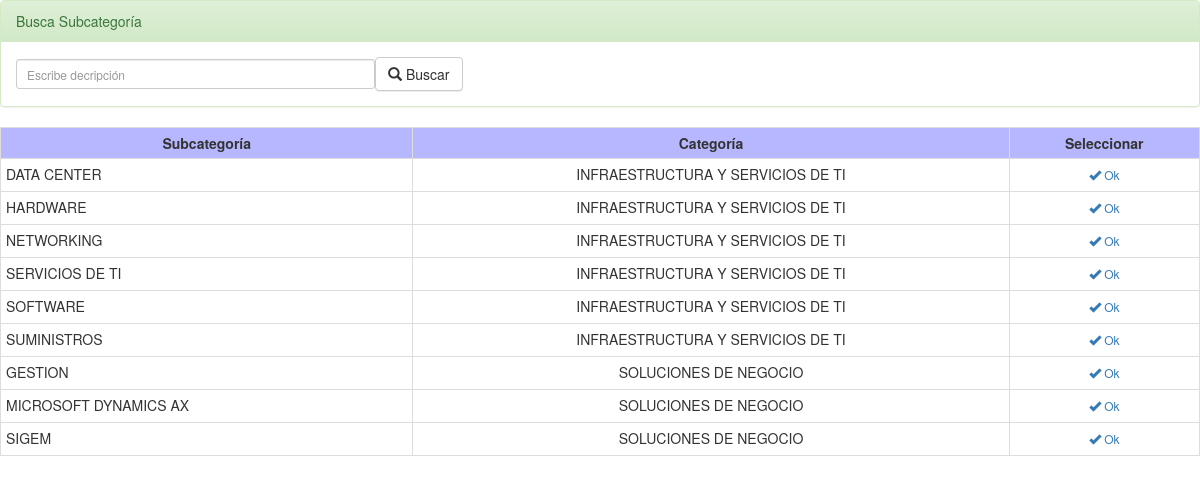
/_controlador/busca_categoria_detalle.php (signed in), run on the app's committed database.
### tables this page shows
CREATE TABLE IF NOT EXISTS `categoria_detalle` (
  `id_categoria_detalle` int(10) NOT NULL AUTO_INCREMENT,
  `id_categoria` int(10) NOT NULL,
  `nom_categoria_detalle` varchar(100) NOT NULL,
  `act_categoria_detalle` int(2) NOT NULL,
  PRIMARY KEY (`id_categoria_detalle`)
);

CREATE TABLE IF NOT EXISTS `categoria` (
  `id_categoria` int(10) NOT NULL AUTO_INCREMENT,
  `nom_categoria` varchar(100) NOT NULL,
  `time_categoria` int(5) NOT NULL,
  `act_categoria` int(2) NOT NULL,
  PRIMARY KEY (`id_categoria`)
);

### _vista/v_busca_categoria_detalle.php (the view)
<html>
<body>
<form action="busca_categoria_detalle.php" method="post" name="cuatro">
<div class="table-responsive">
<table border="0" class="table table-bordered table-hover table-condensed " >
<tr>
<th bgcolor="#B7B7FF" style="text-align: center">Subcategoría</th>
<th bgcolor="#B7B7FF" style="text-align: center">Categoría</th>
<th bgcolor="#B7B7FF" style="text-align: center">Seleccionar</th>
</tr>
<?php foreach ($consulta as $row): ?>
<tr>
<td align="left"><?php echo $row['nom_categoria_detalle']; ?></td>
<td align="center"><?php echo $row['nom_categoria']; ?></td>
<td><center><button type="submit" name="ok" value="<?php echo $row['id_categoria_detalle']; ?>" class="btn btn-xs btn-link" aria-label="Left Align"><span class="glyphicon glyphicon-ok" aria-hidden="true"></span> Ok</button></center></td>
</tr>
<?php endforeach; ?>
</table>
</div>
</form>
</body>
</html>

### data on the page
categoria_detalle: nom_categoria_detalle "DATA CENTER", id_categoria.nom_categoria "INFRAESTRUCTURA Y SERVICIOS DE TI", $row['id_categoria_detalle'] 27 (drawn)
categoria_detalle: nom_categoria_detalle "HARDWARE", id_categoria.nom_categoria "INFRAESTRUCTURA Y SERVICIOS DE TI", $row['id_categoria_detalle'] 28 (drawn)
categoria_detalle: nom_categoria_detalle "NETWORKING", id_categoria.nom_categoria "INFRAESTRUCTURA Y SERVICIOS DE TI", $row['id_categoria_detalle'] 29 (drawn)
categoria_detalle: nom_categoria_detalle "SERVICIOS DE TI", id_categoria.nom_categoria "INFRAESTRUCTURA Y SERVICIOS DE TI", $row['id_categoria_detalle'] 30 (drawn)
categoria_detalle: nom_categoria_detalle "SOFTWARE", id_categoria.nom_categoria "INFRAESTRUCTURA Y SERVICIOS DE TI", $row['id_categoria_detalle'] 31 (drawn)
categoria_detalle: nom_categoria_detalle "SUMINISTROS", id_categoria.nom_categoria "INFRAESTRUCTURA Y SERVICIOS DE TI", $row['id_categoria_detalle'] 32 (drawn)
categoria_detalle: nom_categoria_detalle "GESTION", id_categoria.nom_categoria "SOLUCIONES DE NEGOCIO", $row['id_categoria_detalle'] 33 (drawn)
categoria_detalle: nom_categoria_detalle "MICROSOFT DYNAMICS AX", id_categoria.nom_categoria "SOLUCIONES DE NEGOCIO", $row['id_categoria_detalle'] 34 (drawn)
categoria_detalle: nom_categoria_detalle "SIGEM", id_categoria.nom_categoria "SOLUCIONES DE NEGOCIO", $row['id_categoria_detalle'] 35 (drawn)
